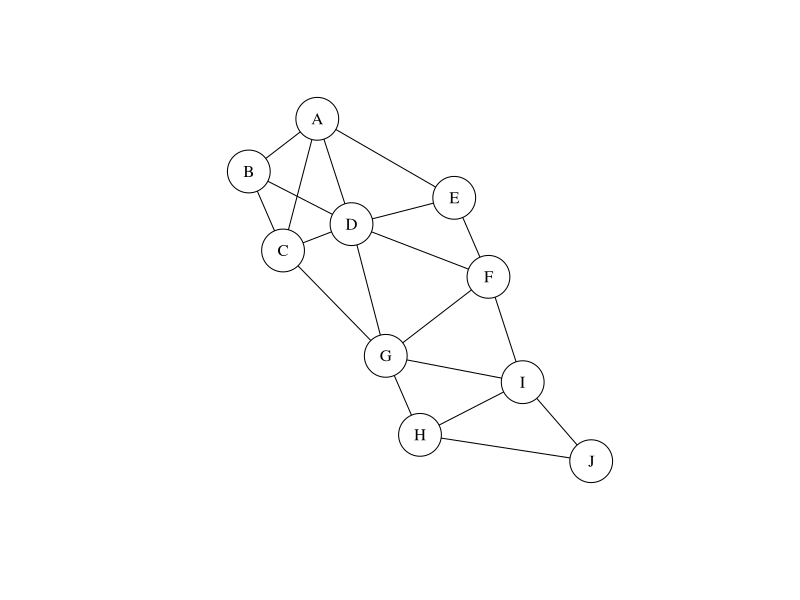
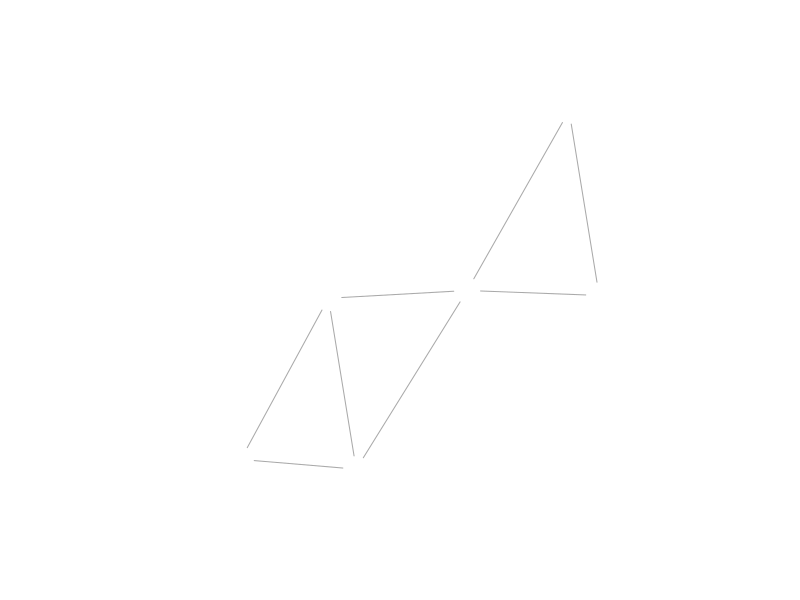

Reproduce these figures in R, in order. (Note: this script raises an error after producing the figures.)
## Predictive Analytics using Networked Data

library(igraph)

# Collaboration Network

DataScienceNetwork <- data.frame( # Edgelist dataframe
  from = c('A', 'A', 'A', 'A', 'B', 'B', 'C', 'C', 'D', 'D', 'D', 'E',
           'F', 'F', 'G', 'G', 'H', 'H', 'I'),
  to = c('B','C','D','E','C','D','D', 'G','E', 'F','G','F','G','I',
         'I','H','I','J','J')
)

g <- graph_from_data_frame(DataScienceNetwork, directed = FALSE)

pos <- cbind(c(2, 1, 1.5, 2.5, 4, 4.5, 3, 3.5, 5, 6),
             c(10.5, 9.5, 8, 8.5, 9, 7.5, 6, 4.5, 5.5, 4))

plot.igraph(g, edge.label = NA, edge.color = 'black', layout = pos,
            vertex.label = V(g)$name, vertex.color = 'white',
            vertex.label.color = 'black', vertex.size = 25)

# Add node attributes

V(g)$technology <-  c('R','R','?','R','R','R','P','P','P','P')

V(g)$color <- V(g)$technology

V(g)$color <- gsub('R',"blue3", V(g)$color)
V(g)$color <- gsub('P',"green4", V(g)$color)
V(g)$color <- gsub('?',"gray", V(g)$color)

## Application to Churn Prediction (Labelled Networks and network learning)

# Relational Neighbor Classifier

rNeighbors <- c(4,3,3,5,3,2,3,0,1,0) # no. neighbors using R
pNeighbors <- c(0,0,1,1,0,2,2,3,3,2) # no. neighbors using P (i.e. Python)

rRelationalNeighbor <- rNeighbors / (rNeighbors + pNeighbors) # compute ratio of neighbors
rRelationalNeighbor

# Challenges of Network-Based Inference

# 1. Splitting the Data

set.seed(1001)
sampleVertices <- sample(1:10, 6, replace=FALSE)
plot(induced_subgraph(g, V(g)[sampleVertices])) # training network
plot(induced_subgraph(g, V(g)[-sampleVertices])) # test network

# Problem: subnetworks different from original network and each other

# 2. Observations are not iid (labels of one node dependent on label of neighbors)
# 3. Collective Inference (given semi-labeled network, can we predict label for all unlabeled nodes?)

# Probabilistic relational neighbor classifier
# Nodes of neighbors have probability of belonging to each of two classes

# probability churn (C)
(0.9 + 0.2 + 0.1 + 0.4 + 0.8) / 5

# probability non-churn (NC)
(0.1 + 0.8 + 0.9 + 0.6 + 0.2) / 5

# i.e. average churn / non-churn probabilities of neighbors!

## Homophilic Networks

names <- c('A','B','C','D','E','F','G','H','I','J')
tech <- c(rep('R', 6),rep('P', 4))
DataScientists <- data.frame(name = names, technology = tech)
DataScienceNetwork <- data.frame( # Edgelist dataframe
  from = c('A', 'A', 'A', 'A', 'B', 'B', 'C', 'C', 'D', 'D', 'D', 'E',
           'F', 'F', 'G', 'G', 'H', 'H', 'I'),
  to = c('B','C','D','E','C','D','D', 'G','E', 'F','G','F','G','I',
         'I','H','I','J','J'),
  label = c(rep('rr', 7),'rp','rr','rr','rp','rr','rp','rp', rep('pp', 5))
)

g <- graph_from_data_frame(DataScienceNetwork, directed = FALSE)

# Add technology as a node attribute

V(g)$label <- as.character(DataScientists$technology)
V(g)$color <- V(g)$label
V(g)$color <- gsub('R', "blue3", V(g)$color)
V(g)$color <- gsub('P', "green4", V(g)$color)

# Edge attributes

E(g)$color <- E(g)$label
E(g)$color <- gsub('rp', "red", E(g)$color)
E(g)$color <- gsub('rr', "blue3", E(g)$color)
E(g)$color <- gsub('pp', "green4", E(g)$color)

# Visualize network

pos <- cbind(c(2, 1, 1.5, 2.5, 4, 4.5, 3, 3.5, 5, 6),
             c(10.5, 9.5, 8, 8.5, 9, 7.5, 6, 4.5, 5.5, 4))

plot(g, edge.label = NA, vertex.label.color = "white",
     layout = pos, vertex.size = 25)

# Counting edge types

edge_rr <- sum(E(g)$label == 'rr') # R edges
edge_pp <- sum(E(g)$label == 'pp') # Python edges
edge_rp <- sum(E(g)$label == 'rp') # Cross label edges

# Network connectance
p <- 2 * edges / nodes*(nodes-1)

# Note: No. edges in fully connected network is `choose(nodes, 2)`

# Dyadicity (measures connectedness between nodes of same label)
p <- 2 * 19 / (10*9)
expectedREdges <- 6 * 5 / 2 * p
expectedPEdges <- 4 * 3 / 2 * p
dyadicityR <- rEdges / expectedREdges
dyadicityP <- pEdges / expectedPEdges

# Heterophilicity (connectedness between nodes of opposite labels)

# ... review this part, I zoned out

# Neighborhood features

degree(g) # no. connected nodes
neighborhood.size(g, order = 2) # second-order degree
count_triangles(g)

# Centrality features

betweenness(g)
closeness(g)
transitivity(g, type = 'local')

# Adjacency matrices

A <- get.adjacency(g)

# Link based features
preference <- c(1,1,1,1,1,1,0,0,0,0) # R preference vector
rNeighbors <- A %*% preference # no. neighbors that prefer R
as.vector(rNeighbors)

# Neighborhood features
age <- c(23,65,33,36,28,45,41,24,38,39)
degree <- degree(g) # no. neighbors
averageAge <- A %*% age / degree # average age of neighbors

# PageRank Algorithm
page.rank(g)
page.rank(g, personalized = c(1,0,0,0,0,0,0,0,0,0))






































